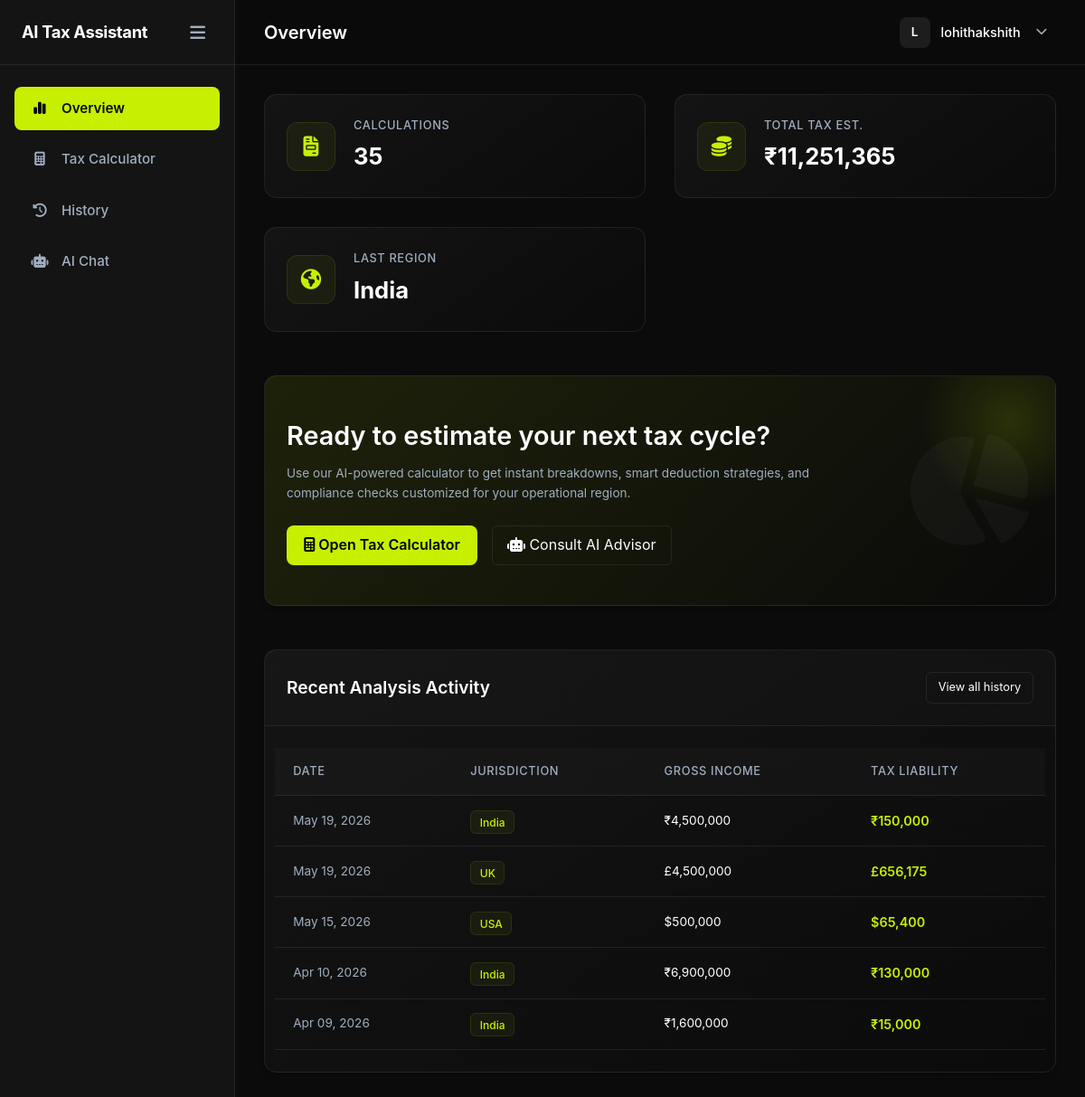
The app's page /dashboard/ (signed in), older data.
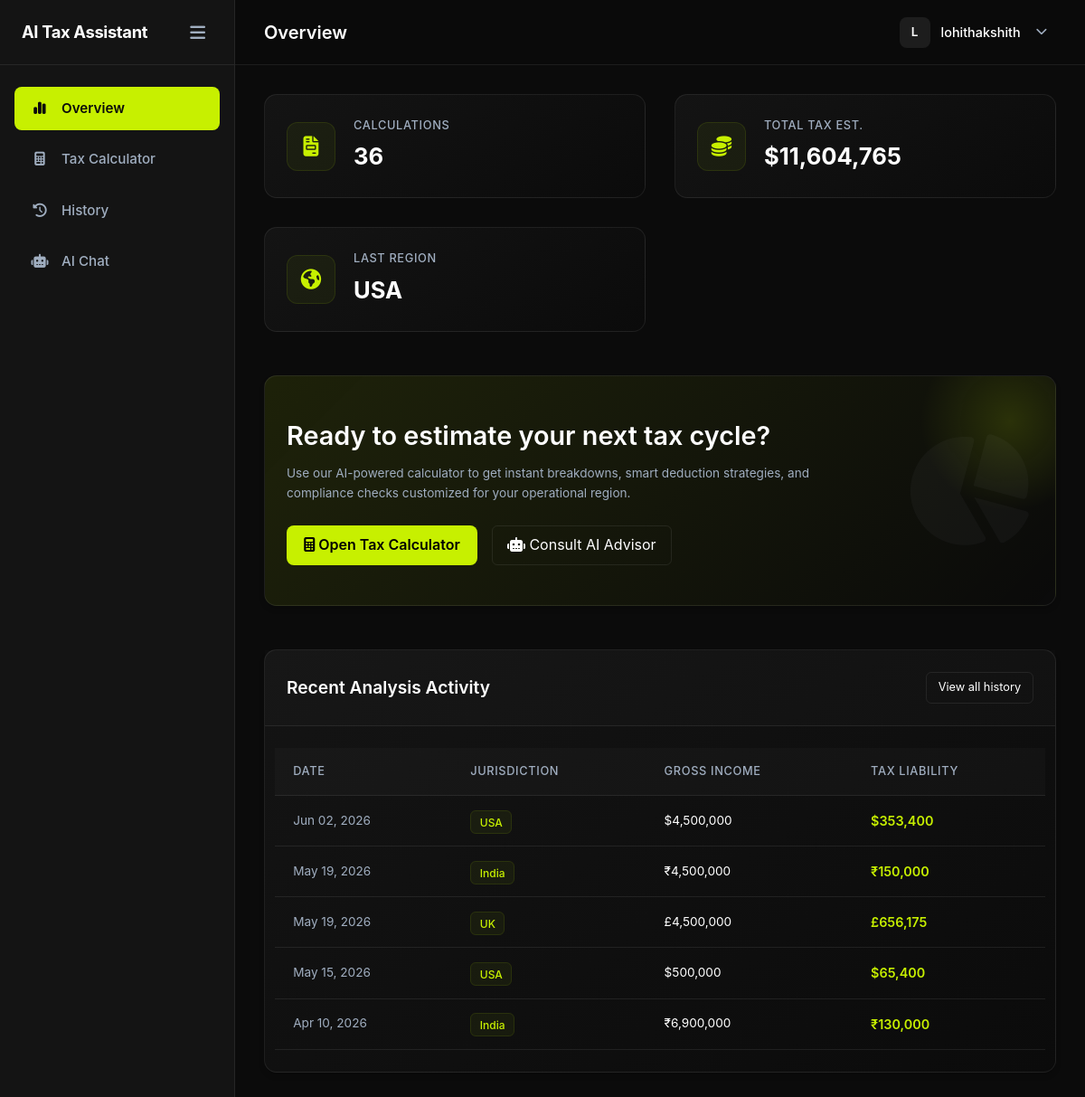
The same page, newer data.
### tax_engine/models.py (models this page shows, shortened)
class TaxCalculation(models.Model):
    user = models.ForeignKey(User, on_delete=models.CASCADE)
    country = models.CharField(max_length=50)
    income = models.FloatField()
    deductions = models.FloatField()
    taxable_income = models.FloatField()
    estimated_tax = models.FloatField()
    ai_explanation = models.TextField(blank=True, null=True)
    created_at = models.DateTimeField(auto_now_add=True)

### dashboard/views.py (the view)
# urls.py: path('dashboard/', views.dashboard_view, name='dashboard'),
@login_required
def dashboard_view(request):
    calculations = TaxCalculation.objects.filter(user=request.user).order_by('-created_at')
    total_tax_paid = sum(calc.estimated_tax for calc in calculations)
    last_country = calculations.first().country if calculations.exists() else "None"
    context = {
        'calculations': calculations[:5], # Only show recent 5 on dash
        'total_calculations': calculations.count(),
        'total_tax_paid': round(total_tax_paid, 2),
        'last_country': last_country,
    }
    return render(request, 'dashboard/dashboard.html', context)

### dashboard/templatetags/tax_tags.py (called while the page is built)
@register.filter
def currency_symbol(country_name):
    if not country_name:
        return "₹"  # Default to INR as per user preference
    country = str(country_name).lower().strip()
    mapping = {
        'india': '₹',
        'in': '₹',
        'inr': '₹',
        'us': '$',
        'usa': '$',
        'usd': '$',
        'united states': '$',
        'uk': '£',
        'gbp': '£',
        'united kingdom': '£',
        'gb': '£',
        'canada': 'C$',
        'cad': 'C$',
        'ca': 'C$',
        'australia': 'A$',
        'aud': 'A$',
        'au': 'A$',
        'europe': '€',
        'eu': '€',
        'euro': '€',
        'eur': '€',
    }
    return mapping.get(country, '₹')  # Default fallback to INR

@register.filter
def country_display(value):
    if not value:
        return "India"
    mapping = {
        'india': 'India',
        'in': 'India',
        'inr': 'India',
        'us': 'USA',
        'usa': 'USA',
        'usd': 'USA',
        'united states': 'USA',
        'uk': 'UK',
        'gbp': 'UK',
        'united kingdom': 'UK',
        'canada': 'Canada',
        'cad': 'Canada',
        'australia': 'Australia',
        'aud': 'Australia',
        'europe': 'European Union',
        'eu': 'European Union',
        'eur': 'European Union',
        'euro': 'European Union',
    }
    return mapping.get(str(value).lower().strip(), str(value).title())

### templates/dashboard/dashboard.html (shortened to what this page needs)
{% extends 'base_app.html' %}
{% load tax_tags humanize %}
{% block page_title %}Overview{% endblock %}
{% block content %}
<div class="dashboard-grid fade-in page-transition">
    <div class="stats-container">
        <div class="stat-card">
            <div class="stat-icon"><i class="fa-solid fa-file-invoice" style="color:var(--accent-neon);"></i></div>
            <div class="stat-info">
                <span class="stat-label">Calculations</span>
                <span class="stat-value">{{ total_calculations }}</span>
            </div>
        </div>
        <div class="stat-card">
            <div class="stat-icon"><i class="fa-solid fa-coins" style="color:var(--accent-neon);"></i></div>
            <div class="stat-info">
                <span class="stat-label">Total Tax Est.</span>
                <span class="stat-value">{{ last_country|currency_symbol }}{{ total_tax_paid|floatformat:0|intcomma }}</span>
            </div>
        </div>
        <div class="stat-card">
            <div class="stat-icon"><i class="fa-solid fa-earth-americas" style="color:var(--accent-neon);"></i></div>
            <div class="stat-info">
                <span class="stat-label">Last Region</span>
                <span class="stat-value">{{ last_country|country_display }}</span>
            </div>
        </div>
    </div>
    <div class="card mt-2 mb-4" style="background: linear-gradient(135deg, rgba(199,240,0,0.1) 0%, rgba(0,0,0,0) 100%); position: relative; overflow: hidden;">
        <div style="position: absolute; top: -50px; right: -50px; width: 200px; height: 200px; background: radial-gradient(circle, rgba(199,240,0,0.15) 0%, rgba(0,0,0,0) 70%); border-radius: 50%;"></div>
        <div class="flex-between align-center p-4 banner-flex" style="flex-wrap: wrap; gap: 2rem;">
            <div style="flex: 1; min-width: 300px;">
                <h2 class="mb-2 font-weight-bold" style="font-size: 1.8rem;">Ready to estimate your next tax cycle?</h2>
                <p class="text-muted text-sm mb-4" style="line-height: 1.6; max-width: 600px;">Use our AI-powered calculator to get instant breakdowns, smart deduction strategies, and compliance checks customized for your operational region.</p>
                <div style="display: flex; gap: 1rem;">
                    <a href="{% url 'calculator' %}" class="btn-primary"><i class="fa-solid fa-calculator"></i> Open Tax Calculator</a>
                    <a href="{% url 'chat' %}" class="know-more-btn"><i class="fa-solid fa-robot"></i> Consult AI Advisor</a>
                </div>
            </div>
            <div style="font-size: 8rem; color: rgba(255,255,255,0.03); transform: rotate(15deg);">
                <i class="fa-solid fa-chart-pie"></i>
            </div>
        </div>
    </div>
    <div class="card mt-4">
        <div class="card-header flex-between">
            <h3>Recent Analysis Activity</h3>
            <a href="{% url 'history' %}" class="btn-outline" style="font-size: 0.8rem; padding: 0.4rem 0.8rem;">View all history</a>
        </div>
        <div class="card-body p-0">
            {% if calculations %}
            <div class="table-responsive">
                <table class="table table-hover">
                    <thead>
                        <tr>
                            <th>Date</th>
                            <th>Jurisdiction</th>
                            <th>Gross Income</th>
                            <th>Tax Liability</th>
                        </tr>
                    </thead>
                    <tbody>
                        {% for calc in calculations %}
                        <tr>
                            <td class="text-muted text-sm">{{ calc.created_at|date:"M d, Y" }}</td>
                            <td>
                                <span class="badge" style="background: rgba(199,240,0,0.05); border: 1px solid rgba(199,240,0,0.1); color: var(--accent-neon);">{{ calc.country|country_display }}</span>
                            </td>
                            <td class="text-sm">{{ calc.country|currency_symbol }}{{ calc.income|floatformat:0|intcomma }}</td>
                            <td class="text-accent font-weight-bold">
                                {{ calc.country|currency_symbol }}{{ calc.estimated_tax|floatformat:0|intcomma }}
                            </td>
                        </tr>
                        {% endfor %}
                    </tbody>
                </table>
            </div>
            {% else %}
            <div class="empty-state p-5 text-center">
                <p class="text-muted" style="padding: 1rem 1rem 0.5rem;">No calculations yet. Start your first analysis to see data here.</p>
                <a href="{% url 'calculator' %}" class="btn-outline mt-3" style="display: inline-flex;">Calculate Now</a>
            </div>
            {% endif %}
        </div>
    </div>
</div>
{% endblock %}

### templates/base_app.html (shortened to what this page needs)
{% load static %}
<!DOCTYPE html>
<html lang="en">
<head>
    <link rel="stylesheet" href="https://cdnjs.cloudflare.com/ajax/libs/font-awesome/6.5.1/css/all.min.css" />
    <link rel="stylesheet" href="{% static 'style.css' %}">
    <link rel="stylesheet" href="{% static 'dashboard.css' %}">
</head>
<body class="app-body">
    <aside class="app-sidebar" id="appSidebar">
        <div class="sidebar-header">
            <span class="logo">AI Tax Assistant</span>
            <button class="icon-btn" id="toggleSidebar"><i class="fa-solid fa-bars"></i></button>
        </div>
        <nav class="sidebar-nav">
            <a href="{% url 'dashboard' %}" class="nav-item">
                <span class="nav-icon"><i class="fa-solid fa-chart-simple"></i></span>
                <span class="nav-label">Overview</span>
            </a>
            <a href="{% url 'calculator' %}" class="nav-item">
                <span class="nav-icon"><i class="fa-solid fa-calculator"></i></span>
                <span class="nav-label">Tax Calculator</span>
            </a>
            <a href="{% url 'history' %}" class="nav-item">
                <span class="nav-icon"><i class="fa-solid fa-clock-rotate-left"></i></span>
                <span class="nav-label">History</span>
            </a>
            <a href="{% url 'chat' %}" class="nav-item">
                <span class="nav-icon"><i class="fa-solid fa-robot"></i></span>
                <span class="nav-label">AI Chat</span>
            </a>
        </nav>
    </aside>
    <div class="app-main">
        <header class="app-topbar">
            <div class="topbar-left">
                <h2 class="page-title">{% block page_title %}Dashboard{% endblock %}</h2>
            </div>
            <div class="topbar-right">
                <div class="user-profile-dropdown" id="userProfileDropdown">
                    <div class="user-profile-trigger" id="dropdownTrigger">
                        <div class="user-avatar" data-initials="{{ request.user.username|make_list|first|upper }}">
                            {{ request.user.username|make_list|first|upper }}
                        </div>
                        <span class="user-name">{{ request.user.username }}</span>
                        <i class="fa-solid fa-chevron-down"
                            style="font-size: 0.8rem; margin-left: 5px; color: var(--text-muted);"></i>
                    </div>
                </div>
            </div>
        </header>
        <main class="app-content container-fluid">
            {% block content %}
            {% endblock %}
        </main>
    </div>
</body>
</html>

### static/style.css (style rules this page uses)
html { scroll-behavior: smooth; }
.page-transition { animation: pageFadeIn 0.4s ease-out forwards; }
* { margin: 0; padding: 0; box-sizing: border-box; font-family: 'Inter', system-ui, sans-serif; }
:root { --bg-main: #0b0b0b; --bg-card: #141414; --text-main: #ffffff; --text-muted: #b3b3b3; --border-color: #262626; --accent: #c7f000; }
body { background: var(--bg-main); color: var(--text-main); line-height: 1.6; }
a { text-decoration: none; color: var(--text-main); }
.btn-primary { background: var(--accent); color: #000 !important; padding: 0.6rem 1.2rem; border-radius: 8px; font-weight: 600; border: none; cursor: pointer; transition: opacity 0.15s ease, transform 0.15s ease !important; }
.btn-outline { border: 1px solid var(--border-color); padding: 0.5rem 1rem; border-radius: 6px; }
main { padding: 2rem; display: block; min-width: 320px; }

Row changes from the older to the newer data that the page shows:
no longer on this page (row unchanged): TaxCalculation: created_at "Apr 09, 2026", country|country_display "India", country "₹", income "1,600,000", estimated_tax "15,000"
added TaxCalculation: country "$", country "USA", created_at "Jun 02, 2026", country|country_display "USA", income "4,500,000", estimated_tax "353,400"
Text that changed along with them:
{{ total_calculations }}: "35" → "36"
{{ total_tax_paid|floatformat:0|intcomma }}: "11,251,365" → "11,604,765"
{{ last_country|currency_symbol }}: "₹" → "$"
{{ last_country|country_display }}: "India" → "USA"
